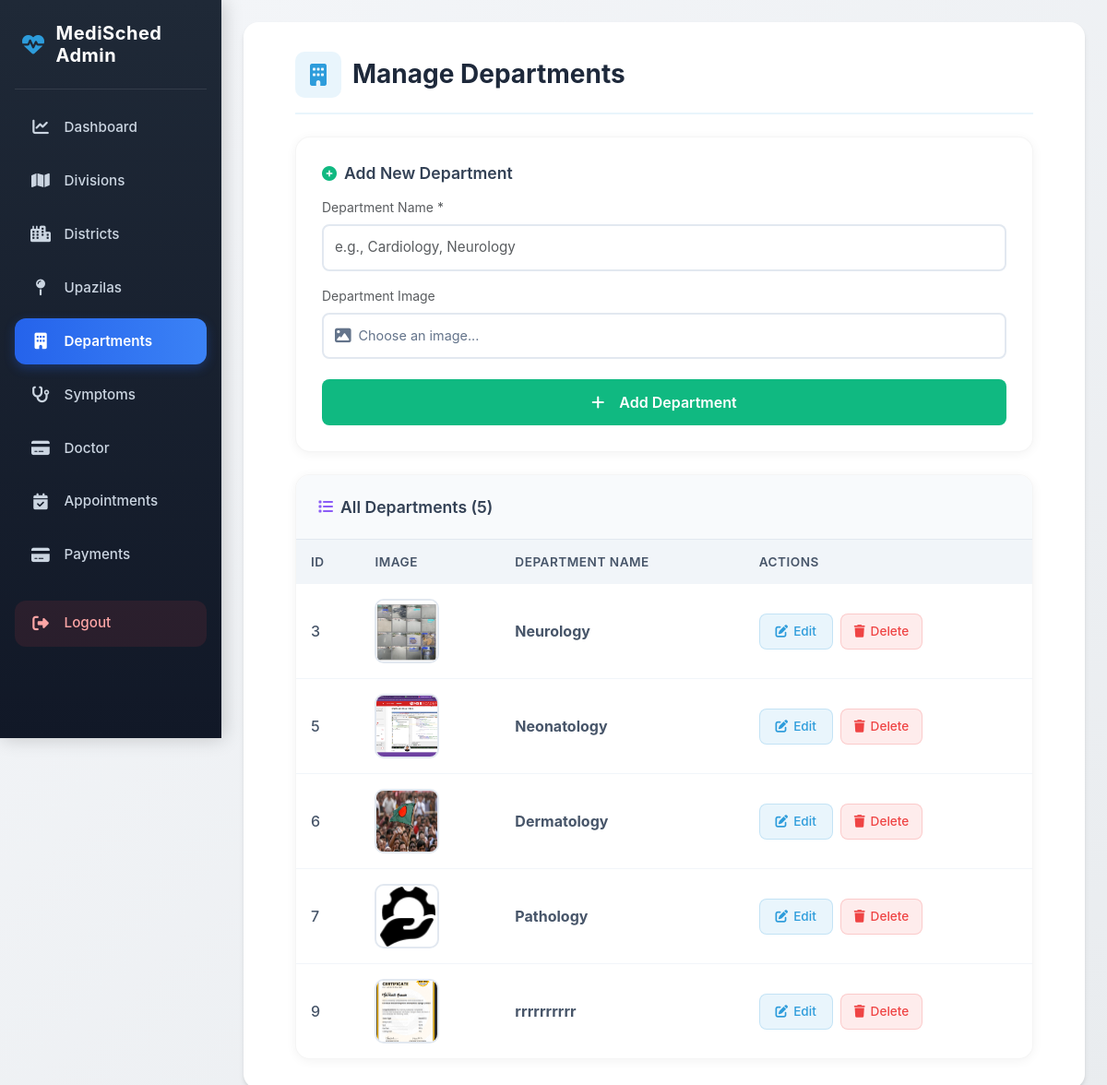
/adminapp/departments/, run on the app's committed database.
### adminapp/models.py (models this page shows, shortened)
class Department(models.Model):
    department_name = models.CharField(max_length=100, unique=True)
    department_image = models.ImageField(upload_to='department/',  blank=True, null=True)

### adminapp/views.py (the view)
# urls.py: path('departments/', views.department_list, name='department_list'),
def department_list(request):
    departments = Department.objects.all()
    return render(request, 'adminapp/department_list.html', {'departments': departments})

### adminapp/templates/adminapp/department_list.html (shortened to what this page needs)
{% extends 'adminapp/base_admin.html' %}
{% load static %}
{% block content %}
<div class="container-fluid">
  <div class="management-header">
    <h3>
      <i class="fa-solid fa-building"></i>
      Manage Departments
    </h3>
  </div>
  <div class="form-card">
    <h5><i class="fa-solid fa-circle-plus"></i> Add New Department</h5>
    <form method="POST" action="{% url 'add_department' %}" enctype="multipart/form-data">
      <div class="form-row-mobile">
        <div class="form-field">
          <label class="form-label small text-muted mb-2 d-block">Department Name *</label>
          <input type="text" name="department_name" class="form-control"
                 placeholder="e.g., Cardiology, Neurology" required>
        </div>
        <div class="form-field">
          <label class="form-label small text-muted mb-2 d-block">Department Image</label>
          <div class="custom-file-upload">
            <label for="deptImage" class="file-label">
              <i class="fa-solid fa-image"></i>
              <span id="fileName">Choose an image...</span>
            </label>
          </div>
        </div>
        <div class="form-field">
          <button type="submit" class="btn btn-success">
            <i class="fa-solid fa-plus me-2"></i>Add Department
          </button>
        </div>
      </div>
    </form>
  </div>
  <div class="table-card">
    <div class="table-header">
      <h5><i class="fa-solid fa-list"></i> All Departments ({{ departments|length }})</h5>
    </div>
    <div class="table-responsive">
      <table class="table data-table">
        <thead>
          <tr>
            <th>ID</th>
            <th>Image</th>
            <th>Department Name</th>
            <th>Actions</th>
          </tr>
        </thead>
        <tbody>
          {% for dept in departments %}
          <tr>
            <td data-label="ID">{{ dept.id }}</td>
            <td data-label="Image">
              {% if dept.department_image %}
                <img src="{{ dept.department_image.url }}"
                     alt="{{ dept.department_name }}"
                     class="dept-image">
              {% else %}
                <div class="no-image">
                  <i class="fa-solid fa-image"></i>
                </div>
              {% endif %}
            </td>
            <td data-label="Department Name">
              <strong>{{ dept.department_name }}</strong>
            </td>
            <td data-label="Actions">
              <div class="action-buttons">
                <a href="{% url 'edit_department' dept.id %}" class="btn-action btn-edit">
                  <i class="fa-solid fa-pen-to-square"></i> Edit
                </a>
                <a href="{% url 'delete_department' dept.id %}"
                   class="btn-action btn-delete delete-btn"
                   data-name="{{ dept.department_name }}">
                  <i class="fa-solid fa-trash"></i> Delete
                </a>
              </div>
            </td>
          </tr>
          {% endfor %}
        </tbody>
      </table>
    </div>
  </div>
</div>
{% endblock %}

### adminapp/templates/adminapp/base_admin.html (style rules this page uses)
:root { --primary-color: #2D9CDB; --secondary-color: #1f2937; --accent-color: #2563eb; --light-color: #f8f9fa; --dark-color: #1e293b; --success-color: #10b981; --warning-color: #f59e0b; --danger-color: #ef4444; --card-shadow: 0 4px 6px -1px rgba(0, 0, 0, 0.1), 0 2px 4px -1px rgba(0, 0, 0, 0.06); }
body { background: linear-gradient(135deg, #f4f6f9 0%, #e9ecef 100%); font-family: 'Inter', 'Segoe UI', system-ui, -apple-system, sans-serif; min-height: 100vh; overflow-x: hidden; }

### data on the page
Department: id "3", department_image (picture), department_name "Neurology"
Department: id "5", department_image (picture), department_name "Neonatology"
Department: id "6", department_image (picture), department_name "Dermatology"
Department: id "7", department_image (picture), department_name "Pathology"
Department: id "9", department_image (picture), department_name "rrrrrrrrrr"

### other printed values
{{ departments|length }} "5"
